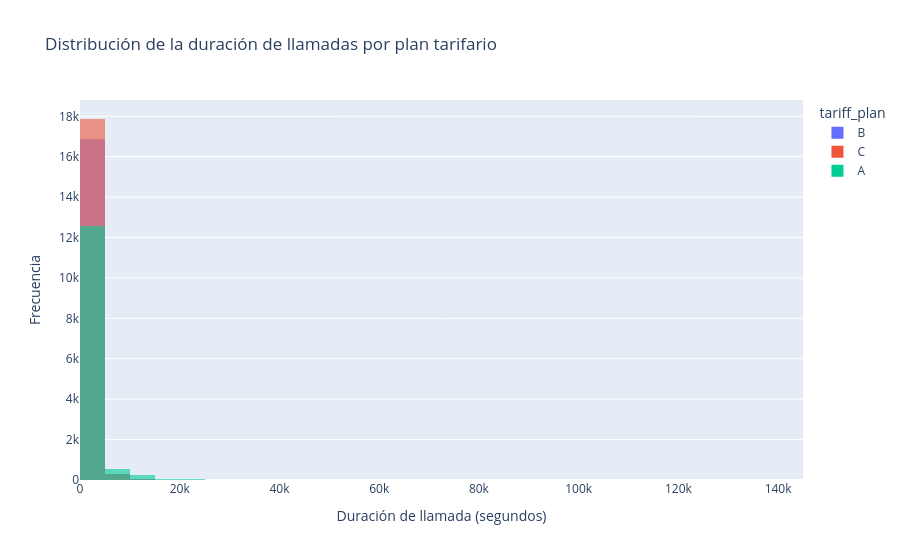

Write notebook code for a chart like this one.
### Markdown cell above
1. Dado que la tarifa C es la que presenta mayor FCR y además es la tarifa preferida entre los usuarios, es necesario seguir investigando cuál es el factor diferenciador. ¿Hay mayor capacitación sobre estos productos? ¿Los procesos son más simples? ¿Qué tipo de productos maneja?. Con estas respuestas se podría aplicar/copiar estas características a la tarifa A.

2. El Tiempo Operativo (TOM) no explica el FCR, sin embargo, podría ser provechoso identificar el rango de tiempo más provechoso. Lo suficientemente largo para adelantar los procesos pero no cansar a los clientes y no comprometer la productividad de cada operario.

3. Encontramos demasiadas llamadas salientes que son perdidas (>50%). Estos son recursos desperdiciados. Se deben priorizar los horarios favorables para los clientes o implementar otros medios de comunicación como el Whatsapp o la mensajería de texto.

4. De acuerdo a nuestro modelo, el FCR disminuía los días de semana. Es  necesario investigar cuáles son los días de mayor carga y si de pronto hay temas recurrentes durante estos días con mayor complejidad operativa, que pueda estar retrasando la demanda.

### Code cell
fig = px.histogram(
    dataset_merge,
    x="call_duration",
    color="tariff_plan",
    nbins=50,
    barmode="overlay",   # superpuestos
    opacity=0.6,
    title="Distribución de la duración de llamadas por plan tarifario"
)

fig.update_layout(
    xaxis_title="Duración de llamada (segundos)",
    yaxis_title="Frecuencia"
)

fig.show()

### Figure 1 — Plotly figure (JSON) as saved in the notebook; plotly's stock layout.template omitted (floating-point values rounded to 4 significant figures; data arrays with more than 128 entries replaced by an {"elided": "..."} marker saying what was removed)
{"data": [{"bingroup": "x", "hovertemplate": "tariff_plan=B<br>call_duration=%{x}<br>count=%{y}<extra></extra>", "legendgroup": "B", "marker": {"color": "#636efa", "opacity": 0.6, "pattern": {"shape": ""}}, "name": "B", "nbinsx": 50, "orientation": "v", "showlegend": true, "type": "histogram", "x": {"elided": "17237 int values"}, "xaxis": "x", "yaxis": "y"}, {"bingroup": "x", "hovertemplate": "tariff_plan=C<br>call_duration=%{x}<br>count=%{y}<extra></extra>", "legendgroup": "C", "marker": {"color": "#EF553B", "opacity": 0.6, "pattern": {"shape": ""}}, "name": "C", "nbinsx": 50, "orientation": "v", "showlegend": true, "type": "histogram", "x": {"elided": "18209 int values"}, "xaxis": "x", "yaxis": "y"}, {"bingroup": "x", "hovertemplate": "tariff_plan=A<br>call_duration=%{x}<br>count=%{y}<extra></extra>", "legendgroup": "A", "marker": {"color": "#00cc96", "opacity": 0.6, "pattern": {"shape": ""}}, "name": "A", "nbinsx": 50, "orientation": "v", "showlegend": true, "type": "histogram", "x": {"elided": "13556 int values"}, "xaxis": "x", "yaxis": "y"}], "layout": {"barmode": "overlay", "legend": {"title": {"text": "tariff_plan"}, "tracegroupgap": 0}, "title": {"text": "Distribución de la duración de llamadas por plan tarifario"}, "xaxis": {"anchor": "y", "domain": [0, 1], "title": {"text": "Duración de llamada (segundos)"}}, "yaxis": {"anchor": "x", "domain": [0, 1], "title": {"text": "Frecuencia"}}}}
